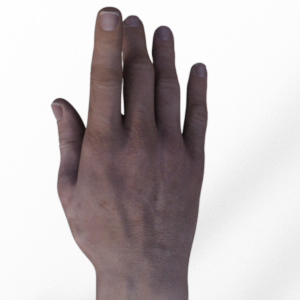
#> input picture modelmesh/images/paper1.png, 300 x 300 px; its folder holds only this picture in this run
$ python -i preprocess.py   (imports and definitions only)
#> lines starting #> are read from the running program, lines starting #| are printed output that depends on the picture; after the words box and inside, x2 and y2 are one past the last pixel; in counts of white or black regions, pixels touching at a corner belong together
import cv2
import os
import glob
from PIL import Image

def canny(fname):
#> called with fname = 'modelmesh/images/paper1.png'
    img = cv2.imread(fname)
#> img is the input picture: shape (300, 300, 3); mean B, G, R 188.7, 187.7, 194.6

    img_gray = cv2.cvtColor(img, cv2.COLOR_BGR2GRAY)
    img_blur = cv2.GaussianBlur(img_gray, (3,3), 0)
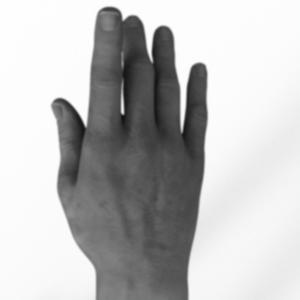
#> img_blur: shape (300, 300); min 15, max 254, mean 189.9

    edges = cv2.Canny(image=img_blur, threshold1=100, threshold2=150) # Canny Edge Detection
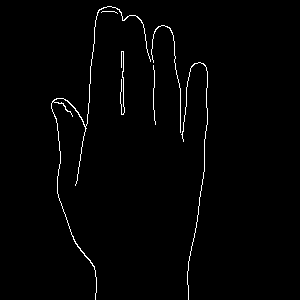
#> edges: shape (300, 300); 1.4% white in thin lines or dots, all inside (x1, y1, x2, y2) = (51, 6, 208, 300)

    #return img, edges
    return edges

# [47 lines left out: functions contours, preprocess, not called in this run]

>>> result = canny('modelmesh/images/paper1.png')

$ run again, on modelmesh/images/rock1.png
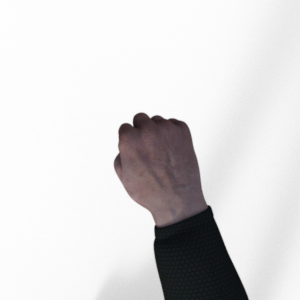
#> input picture modelmesh/images/rock1.png, 300 x 300 px
#> in canny, img is the input picture: shape (300, 300, 3); mean B, G, R 218.5, 218.1, 219.4
#> in canny, `edges = cv2.Canny(image=img_blur, threshold1=100, threshold2=150)`:
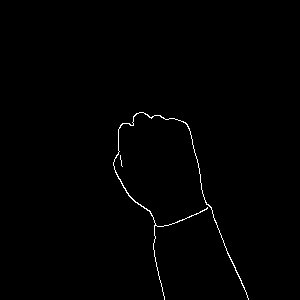
#> edges: shape (300, 300); 0.65% white in thin lines or dots, all inside (x1, y1, x2, y2) = (113, 112, 249, 300)

$ run again, on modelmesh/images/scissors1.png
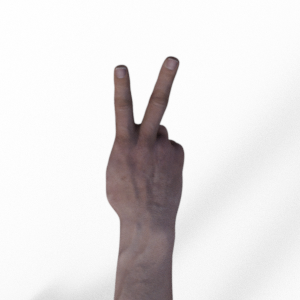
#> input picture modelmesh/images/scissors1.png, 300 x 300 px
#> in canny, img is the input picture: shape (300, 300, 3); mean B, G, R 225.7, 225.5, 228.4
#> in canny, `edges = cv2.Canny(image=img_blur, threshold1=100, threshold2=150)`:
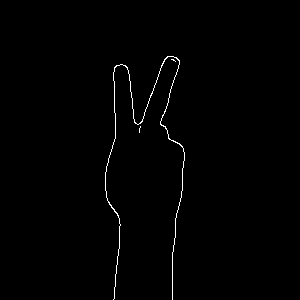
#> edges: shape (300, 300); 0.76% white in thin lines or dots, all inside (x1, y1, x2, y2) = (105, 56, 185, 300)
